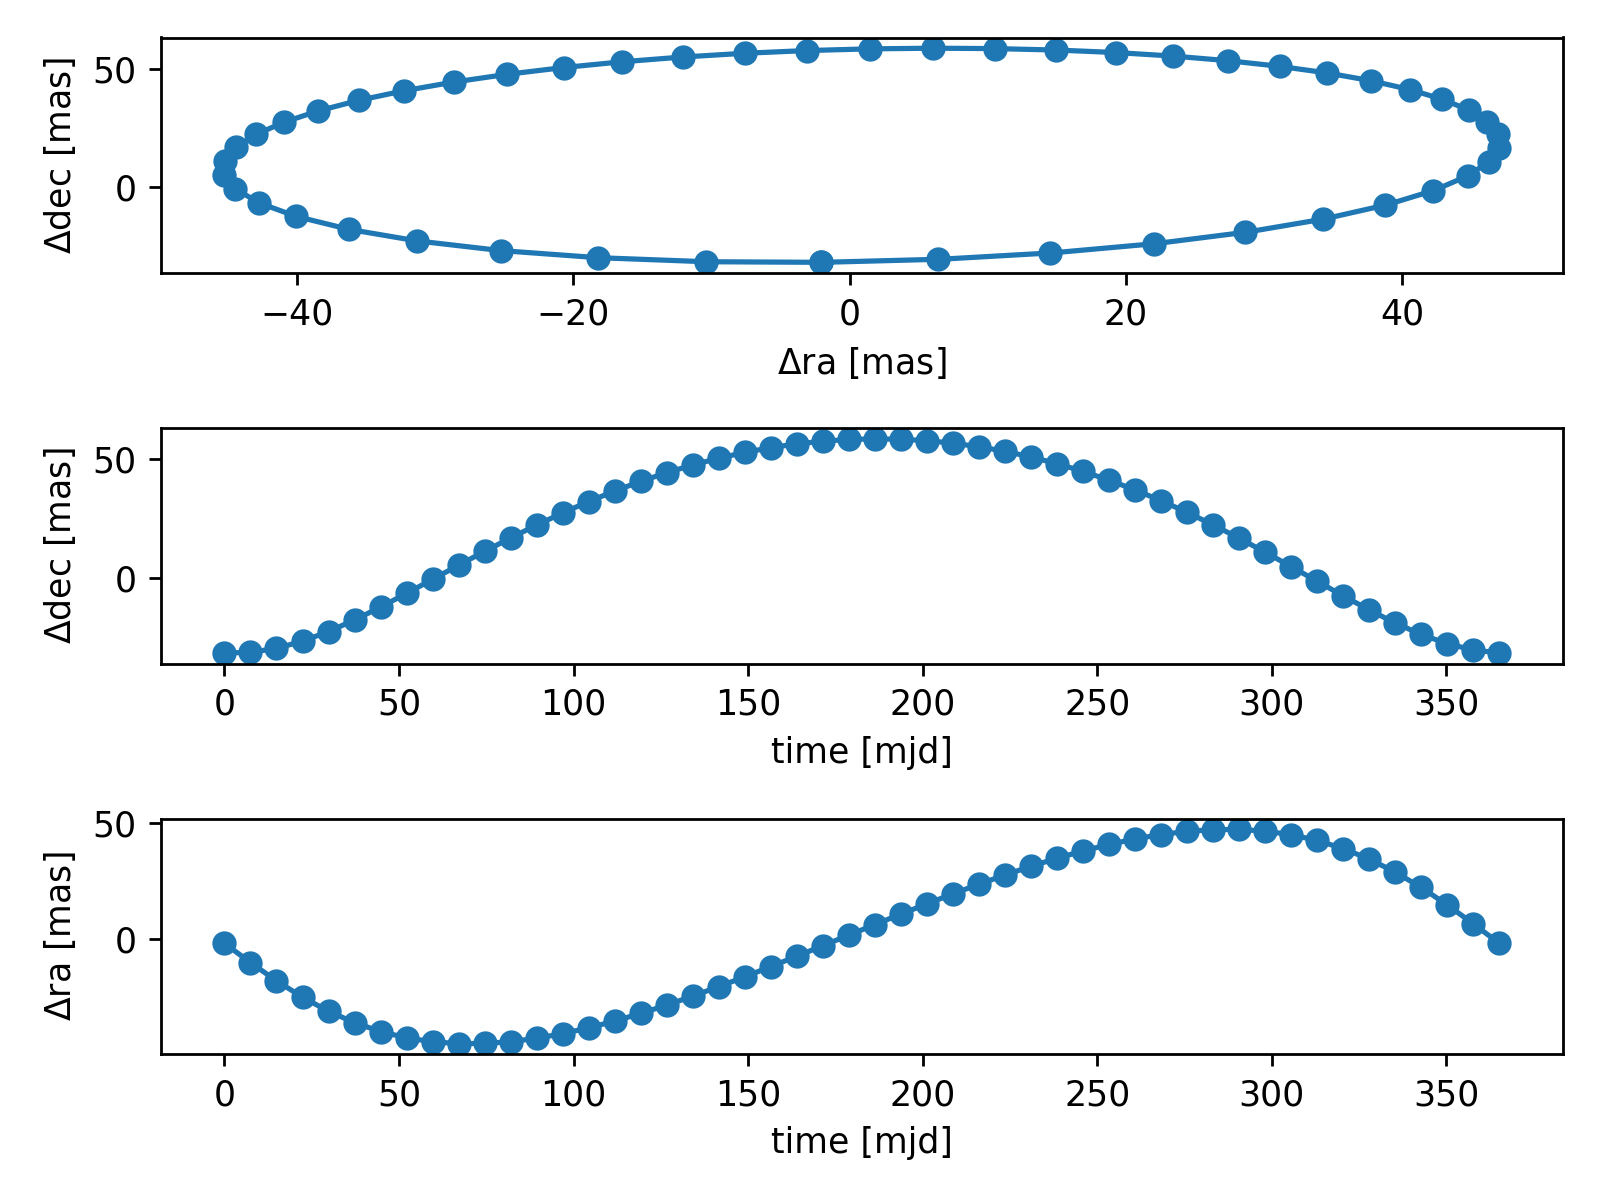

The Python source for this figure:
import numpy as np
from orbitize import driver
import matplotlib.pyplot as plt

r = 50 # [mas]
e = 0.3
sma = 5/3 # [au]
inc = np.radians(30) # [radians]
Omega = np.radians(60) # [radians]
omega = np.radians(120) # [radians]
plx = 30 # [mas]
albedo= 0.5
tau=0
tau_ref_epoch = 0 # [mjd]
total_mass = 4.632800608828007 # [Msol]
num_secondary_bodies = 1
filename = "simulated_ra_dec_data.csv"

my_driver = driver.Driver(
    filename,
    "MCMC",
    num_secondary_bodies,
    total_mass,
    plx,
    mass_err=0,
    plx_err=0,
    system_kwargs={"tau_ref_epoch":tau_ref_epoch},
)

params_arr = np.array([
    sma, e, inc, omega, Omega, tau, plx, total_mass
])
params_arr = params_arr.reshape((8,1))

ra, dec, _, _ = my_driver.system.compute_all_orbits(params_arr,  my_driver.system.data_table['epoch'])

fig, ax = plt.subplots(3,1)
ax[0].plot(ra[:,1,0], dec[:,1,0])
ax[0].scatter(my_driver.system.data_table['quant1'], my_driver.system.data_table['quant2'])
ax[0].set_xlabel('$\Delta$ra [mas]')
ax[0].set_ylabel('$\Delta$dec [mas]')

ax[1].plot(my_driver.system.data_table['epoch'], dec[:,1,0])
ax[1].scatter(my_driver.system.data_table['epoch'], my_driver.system.data_table['quant2'])
ax[1].set_xlabel('time [mjd]')
ax[1].set_ylabel('$\Delta$dec [mas]')

ax[2].plot(my_driver.system.data_table['epoch'], ra[:,1,0])
ax[2].scatter(my_driver.system.data_table['epoch'], my_driver.system.data_table['quant1'])
ax[2].set_xlabel('time [mjd]')
ax[2].set_ylabel('$\Delta$ra [mas]')

plt.tight_layout()
plt.savefig('sanity_check.png', dpi=250)